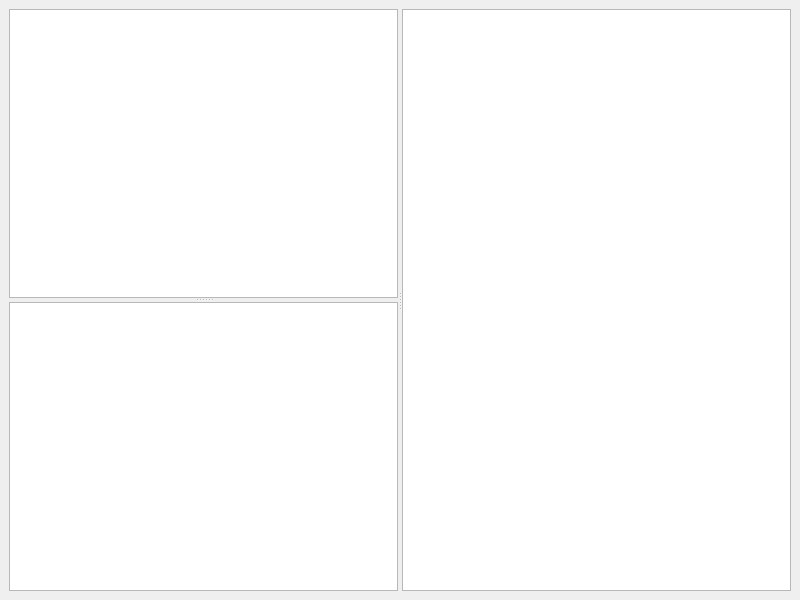
<?xml version="1.0" encoding="UTF-8"?>
<ui version="4.0">
 <class>MidiCfg</class>
 <widget class="QMainWindow" name="MidiCfg">
  <property name="geometry">
   <rect>
    <x>0</x>
    <y>0</y>
    <width>800</width>
    <height>600</height>
   </rect>
  </property>
  <property name="windowTitle">
   <string>MidiCfg</string>
  </property>
  <widget class="QWidget" name="cw">
   <property name="layoutDirection">
    <enum>Qt::LeftToRight</enum>
   </property>
   <layout class="QVBoxLayout" name="verticalLayout">
    <item>
     <widget class="QSplitter" name="hsp">
      <property name="orientation">
       <enum>Qt::Horizontal</enum>
      </property>
      <widget class="QSplitter" name="vsp">
       <property name="orientation">
        <enum>Qt::Vertical</enum>
       </property>
       <widget class="QTableWidget" name="tblI">
        <property name="alternatingRowColors">
         <bool>true</bool>
        </property>
        <property name="selectionMode">
         <enum>QAbstractItemView::SingleSelection</enum>
        </property>
        <property name="selectionBehavior">
         <enum>QAbstractItemView::SelectRows</enum>
        </property>
       </widget>
       <widget class="QTableWidget" name="tblO">
        <property name="selectionMode">
         <enum>QAbstractItemView::SingleSelection</enum>
        </property>
        <property name="selectionBehavior">
         <enum>QAbstractItemView::SelectRows</enum>
        </property>
       </widget>
      </widget>
      <widget class="QTextEdit" name="txtEv"/>
     </widget>
    </item>
   </layout>
  </widget>
 </widget>
 <resources/>
 <connections/>
</ui>
